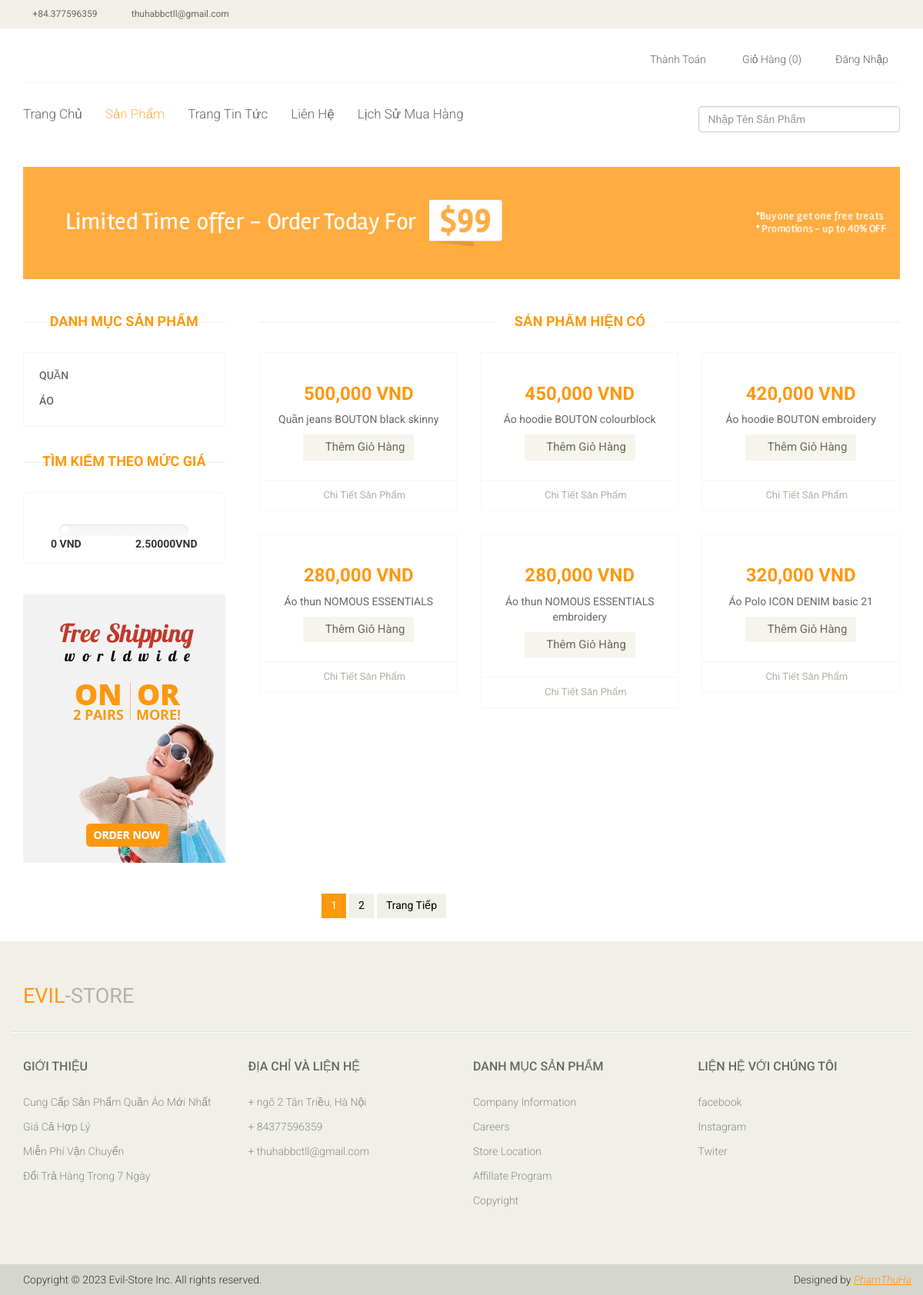
The page /shop.php on the database its author committed.
### tables this page shows
CREATE TABLE `cat` (
  `id_cat` int(11) NOT NULL,
  `name_cat` varchar(50) NOT NULL
);

CREATE TABLE `products` (
  `id_sp` int(11) NOT NULL,
  `id_cat` int(11) NOT NULL,
  `id_items` int(11) NOT NULL,
  `name_product` varchar(100) NOT NULL,
  `price` int(11) NOT NULL,
  `image` varchar(100) NOT NULL,
  `quantity` int(11) NOT NULL,
  `detail` text NOT NULL,
  `hot_product` int(11) NOT NULL
);

### db/utf8tolatintutil.php (called while the page is built)
<?php
function utf8ToLatin($text) {
	$text = str_replace(
	array(' ','&quot;','%',"/"," - ",":",'<','>','?',"#","^","`","'","=","!",":",".","..","*","&","__","- "," -","  ",',','`','“','”','"'),
	array(' ','','' ,''," "," "," ","","","",""," ",""," "," "," ","","","","",""," "," "," ",'','','','',''),
	$text);
	$chars = array("a","A","e","E","o","O","u","U","i","I","d", "D","y","Y");
	$uni[0] = array("á","à","ạ","ả","ã","â","ấ","ầ","ậ","ẩ","ẫ","ă","ắ","ằ","ặ","ẳ","ẵ");
	$uni[1] = array("Á","À","Ạ","Ả","Ã","Â","Ấ","Ầ","Ậ","Ẩ","Ẫ","Ă","Ắ","Ằ","Ặ","Ẳ","Ẵ");
	$uni[2] = array("é","è","ẹ","ẻ","ẽ","ê","ế","ề","ệ","ể","ễ");
	$uni[3] = array("É","È","Ẹ","Ẻ","Ẽ","Ê","Ế","Ề","Ệ","Ể","Ễ");
	$uni[4] = array("ó","ò","ọ","ỏ","õ","ô","ố","ồ","ộ","ổ","ỗ","ơ","ớ","ờ","ợ","ở","ỡ");
	$uni[5] = array("Ó","Ò","Ọ","Ỏ","Õ","Ô","Ố","Ồ","Ộ","Ổ","Ỗ","Ơ","Ớ","Ờ","Ợ","Ở","Ỡ");
	$uni[6] = array("ú","ù","ụ","ủ","ũ","ư","ứ","ừ","ự","ử","ữ");
	$uni[7] = array("Ú","Ù","Ụ","Ủ","Ũ","Ư","Ứ","Ừ","Ự","Ử","Ữ");
	$uni[8] = array("í","ì","ị","ỉ","ĩ");
	$uni[9] = array("Í","Ì","Ị","Ỉ","Ĩ");
	$uni[10] = array("đ");
	$uni[11] = array("Đ");
	$uni[12] = array("ý","ỳ","ỵ","ỷ","ỹ");
	$uni[13] = array("Ý","Ỳ","Ỵ","Ỷ","Ỹ");
	for($i=0; $i<=13; $i++) {
		$text = str_replace($uni[$i],$chars[$i],$text);
	}
	$text = str_replace(' ', '-', $text);
	$text = strtolower($text);
	return $text;
}
?>

### shop.php (the view, shortened to what this page needs)
<?php require_once './template/public/inc/header.php' ?>
<section id="advertisement">
	<div class="container">
		<img src="./images/shop/advertisement.jpg" alt="" />
	</div>
</section>
<section>
	<?php
	$sql = mysqli_query($conn, "SELECT * FROM `products`");
	$nume_row = mysqli_num_rows($sql);
	$nume_page = ceil($nume_row / 6);
	if (isset($_GET['page'])) {
		$current_page = $_GET['page'];
	} else {
		$current_page = 1;
	}
	$offset = ($current_page - 1) * 6;
	?>
	<div class="container">
		<div class="row">
			<?php require_once './template/public/inc/left-sidebar.php' ?>
			<div class="col-sm-9 padding-right">
				<div class="features_items">
					<h2 class="title text-center">Sản Phẩm Hiện Có</h2>
					<?php
					 if(isset($_GET['key'])) {
						$key = $_GET['key'];
					 } else {
						 $key = '';
					 }
					$qr = mysqli_query($conn, "SELECT * FROM products WHERE name_product LIKE '%$key%' ORDER BY id_sp DESC LIMIT $offset,6");
					while ($row_pro = mysqli_fetch_assoc($qr)) {
						$replaceName = utf8ToLatin($row_pro['name_product']);
						$url = $replaceName.'-'.$row_pro['id_items'].'-'.'sp'.'-'.$row_pro['id_sp'].'.html';
					?>
						<div class="col-sm-4">
							<div class="product-image-wrapper">
								<div class="single-products">
									<div class="productinfo text-center">
										<h2><?php echo number_format($row_pro['price']) . ' VND' ?></h2>
										<p><?php echo $row_pro['name_product'] ?></p>
										<a href="cartxuly.php?id=<?php echo $row_pro['id_sp'] ?>" class="btn btn-default add-to-cart"><i class="fa fa-shopping-cart"></i>Thêm Giỏ Hàng</a>
									</div>
								</div>
								<div class="choose">
									<ul class="nav nav-pills nav-justified">
										<li><a href="<?php echo $url?>"><i class="fa fa-plus-square"></i>Chi Tiết Sản Phẩm</a></li>
									</ul>
								</div>
							</div>
						</div>
					<?php
					}
					?>
				</div>
			</div>
		</div>
		<br>
		<br>
		<div class="col-sm-6" style="text-align: right;">
			<div class="dataTables_paginate paging_simple_numbers" id="dataTables-example_paginate">
				<nav aria-label="...">
					<ul class="pagination">
						<?php
						$part = 1;
						$begin = $current_page - $part;
						if ($begin < 1) {
							$begin = 1;
						}
						$end = $current_page + $part;
						for ($i = $begin; $i <= $end; $i++) {
							$active = '';
							if ($i == $current_page) {
								$active = 'active';
							}
						?>
							<li class="page-item <?php echo $active ?>">
								<a class="page-link" href="shop.php?page=<?php echo $i ?>"><?php echo $i ?></a>
							</li>
						<?php
						}
						?>
						<?php
						if ($current_page < $nume_page) {
							$next = $current_page + 1;
						?>
							<li class="page-item">
								<a class="page-link" href="shop.php?page=<?php echo $next ?>">Trang Tiếp</a>
							</li>
						<?php } ?>
					</ul>
				</nav>
			</div>
		</div>
	</div>
</section>
<?php require_once './template/public/inc/footer.php' ?>

### template/public/inc/left-sidebar.php (shortened to what this page needs)
<div class="col-sm-3">
	<div class="left-sidebar">
		<h2>Danh Mục Sản Phẩm</h2>
		<div class="panel-group category-products" id="accordian">
			<?php
			$qr = mysqli_query($conn, "SELECT * FROM cat");
			while ($row_cat = mysqli_fetch_assoc($qr)) {
			?>
				<div class="panel panel-default">
					<div class="panel-heading">
						<h4 class="panel-title">
							<a data-toggle="collapse" data-parent="#accordian" href="#<?php echo $row_cat['id_cat'] ?>">
								<span class="badge pull-right"><i class="fa fa-plus"></i></span>
								<?php echo $row_cat['name_cat'] ?>
							</a>
						</h4>
					</div>
				</div>
			<?php
			}
			?>
		</div>
		<div class="price-range">
			<h2>Tìm Kiếm Theo Mức Giá</h2>
			<div class="well text-center">
				<form action="" method="GET">
					<input type="text" name="priceS" data-slider-min="100000" data-slider-max="2500000" data-slider-step="50000" id="sl2"><br />
					<b class="pull-left"> 0 VND</b> <b class="pull-right"> 2.50000VND</b>
				</form>
			</div>
		</div>
		<div class="shipping text-center">
			<img src="./images/home/shipping.jpg" alt="" />
		</div>
	</div>
</div>

### template/public/css/main.css (style rules this page uses)
body { font-family: 'Roboto', sans-serif; position: relative; font-weight: 400px; }
ul li { list-style: none; }
a { -webkit-transition: 300ms; transition: 300ms; }
h1, h2, h3, h4, h5, h6 { font-family: 'Roboto', sans-serif; }
.category-products { border: 1px solid #F7F7F0; margin-bottom: 35px; padding-bottom: 20px; padding-top: 15px; }
.left-sidebar h2, .brands_products h2 { color: #FE980F; font-family: 'Roboto', sans-serif; font-size: 18px; font-weight: 700; margin: 0 auto 30px; text-align: center; text-transform: uppercase; position: relative; z-index: 3; }
.left-sidebar h2:after, h2.title:after { content: " "; position: absolute; border: 1px solid #f5f5f5; bottom: 8px; left: 0; width: 100%; height: 0; z-index: -2; }
.left-sidebar h2:before { content: " "; position: absolute; background: #fff; bottom: -6px; width: 130px; height: 30px; z-index: -1; left: 50%; margin-left: -65px; }
h2.title:before { content: " "; position: absolute; background: #fff; bottom: -6px; width: 220px; height: 30px; z-index: -1; left: 50%; margin-left: -110px; }
.category-products .panel { background-color: #FFFFFF; border: 0px; border-radius: 0px; -webkit-box-shadow: none; box-shadow: none; margin-bottom: 0px; }
.category-products .panel-default .panel-heading { background-color: #FFFFFF; border: 0 none; color: #FFFFFF; padding: 5px 20px; }
.category-products .panel-default .panel-heading .panel-title a { color: #696763; font-family: 'Roboto', sans-serif; font-size: 14px; text-decoration: none; text-transform: uppercase; }
.category-products .badge { background: none; border-radius: 10px; color: #696763; display: inline-block; font-size: 12px; font-weight: bold; line-height: 1; min-width: 10px; padding: 3px 7px; text-align: center; vertical-align: baseline; white-space: nowrap; }
.shipping { background-color: #F2F2F2; margin-top: 40px; overflow: hidden; padding-top: 20px; position: relative; }
.price-range { margin-top: 30px; }
.well { background-color: #FFFFFF; border: 1px solid #F7F7F0; border-radius: 4px; -webkit-box-shadow: none; box-shadow: none; margin-bottom: 20px; min-height: 20px; padding: 35px; }
.padding-right { padding-right: 0; }
.features_items { overflow: hidden; }
h2.title { color: #FE980F; font-family: 'Roboto', sans-serif; font-size: 18px; font-weight: 700; margin: 0 15px; text-transform: uppercase; margin-bottom: 30px; position: relative; }
.product-image-wrapper { border: 1px solid #F7F7F5; overflow: hidden; margin-bottom: 30px; }
.single-products { position: relative; }
.productinfo h2 { color: #FE980F; font-family: 'Roboto', sans-serif; font-size: 24px; font-weight: 700; }
.productinfo p { font-family: 'Roboto', sans-serif; font-size: 14px; font-weight: 400; color: #696763; }
.productinfo { position: relative; }
.add-to-cart { background: #F5F5ED; border: 0 none; border-radius: 0; color: #696763; font-family: 'Roboto', sans-serif; font-size: 15px; margin-bottom: 25px; }
.add-to-cart i { margin-right: 5px; }
.choose { border-top: 1px solid #F7F7F0; }
.choose ul li a { color: #B3AFA8; font-family: 'Roboto', sans-serif; font-size: 13px; padding-left: 0; padding-right: 0; }
.choose ul li a i { margin-right: 5px; }
#advertisement { padding-bottom: 45px; }
#advertisement img { width: 100%; }
.pagination { display: inline-block; margin-bottom: 25px; margin-top: 0; padding-left: 15px; }
.pagination li:first-child a, .pagination li:first-child span { border-bottom-left-radius: 0; border-top-left-radius: 0; margin-left: 0; }
.pagination li:last-child a, .pagination li:last-child span { border-bottom-right-radius: 0; border-top-right-radius: 0; }
.pagination .active a, .pagination .active span, .pagination .active a:hover, .pagination .active span:hover, .pagination .active a:focus, .pagination .active span:focus { background-color: #FE980F; border-color: #FE980F; color: #FFFFFF; cursor: default; z-index: 2; }
.pagination li a, .pagination li span { background-color: #f0f0e9; border: 0; float: left; line-height: 1.42857; margin-left: -1px; padding: 6px 12px; position: relative; text-decoration: none; margin-right: 5px; color: #000; }

### rows shown on the page
cat: name_cat "QUẦN"
cat: name_cat "ÁO"
products: price "500,000", name_product "Quần jeans BOUTON black skinny"
products: price "450,000", name_product "Áo hoodie BOUTON colourblock"
products: price "420,000", name_product "Áo hoodie BOUTON embroidery"
products: price "280,000", name_product "Áo thun NOMOUS ESSENTIALS"
products: price "280,000", name_product "Áo thun NOMOUS ESSENTIALS embroidery"
products: price "320,000", name_product "Áo Polo ICON DENIM basic 21"

### other values the page prints
count($cart) "0"
